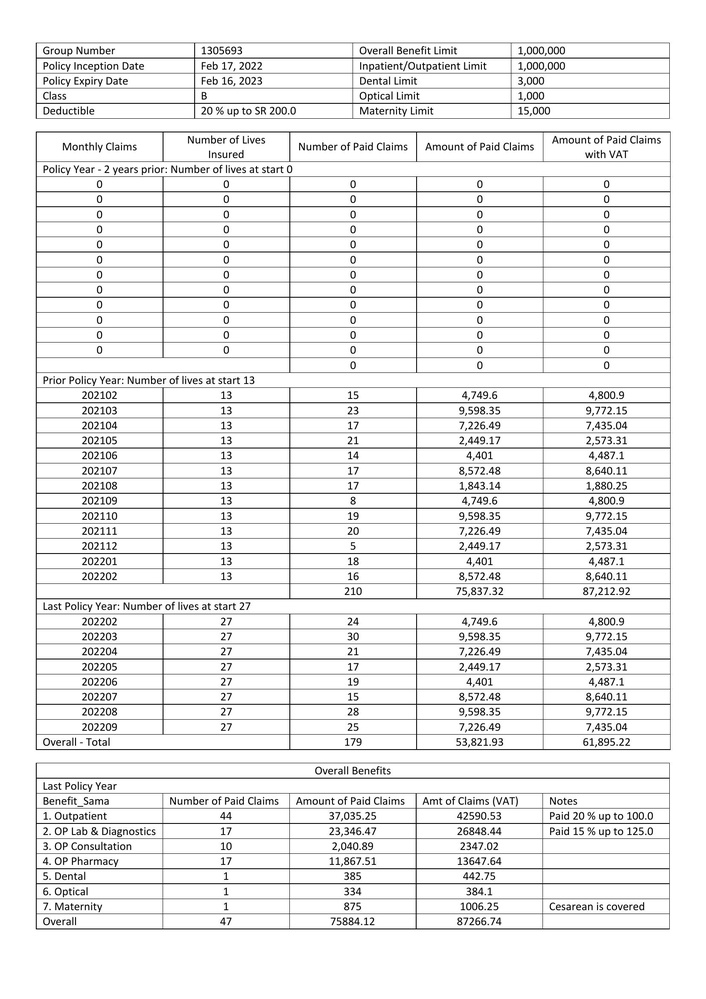
#> input picture page0.jpg, 706 x 999 px, shrunk from 1654 x 2339 before the run
$ python -i TableLinesRemover.py   (imports and definitions only)
#> lines starting #> are read from the running program, lines starting #| are printed output that depends on the picture; after the words box and inside, x2 and y2 are one past the last pixel; in counts of white or black regions, pixels touching at a corner belong together
#> further down, picture is the input picture: shape (999, 706, 3); min 0, max 255, mean 237.4
import cv2
import numpy as np

class TableLinesRemover:

    def __init__(self, image):
        self.image = image

    def execute(self):
        self.grayscale_image()
        self.store_process_image("0_grayscaled.jpg", self.grey)
        self.threshold_image()
        self.store_process_image("1_thresholded.jpg", self.thresholded_image)
        self.invert_image()
        self.store_process_image("2_inverted.jpg", self.inverted_image)
        self.erode_vertical_lines()
        self.store_process_image("3_erode_vertical_lines.jpg", self.vertical_lines_eroded_image)
        self.erode_horizontal_lines()
        self.store_process_image("4_erode_horizontal_lines.jpg", self.horizontal_lines_eroded_image)
        self.combine_eroded_images()
        self.store_process_image("5_combined_eroded_images.jpg", self.combined_image)
        self.dilate_combined_image_to_make_lines_thicker()
        self.store_process_image("6_dilated_combined_image.jpg", self.combined_image_dilated)
        self.subtract_combined_and_dilated_image_from_original_image()
        self.store_process_image("7_image_without_lines.jpg", self.image_without_lines)
        self.remove_noise_with_erode_and_dilate()
        self.store_process_image("8_image_without_lines_noise_removed.jpg", self.image_without_lines_noise_removed)
        return self.image_without_lines_noise_removed
        # return self.image_without_lines

    def grayscale_image(self):
        self.grey = cv2.cvtColor(self.image, cv2.COLOR_BGR2GRAY)

    def threshold_image(self):
        self.thresholded_image = cv2.threshold(self.grey, 150, 255, cv2.THRESH_BINARY)[1]
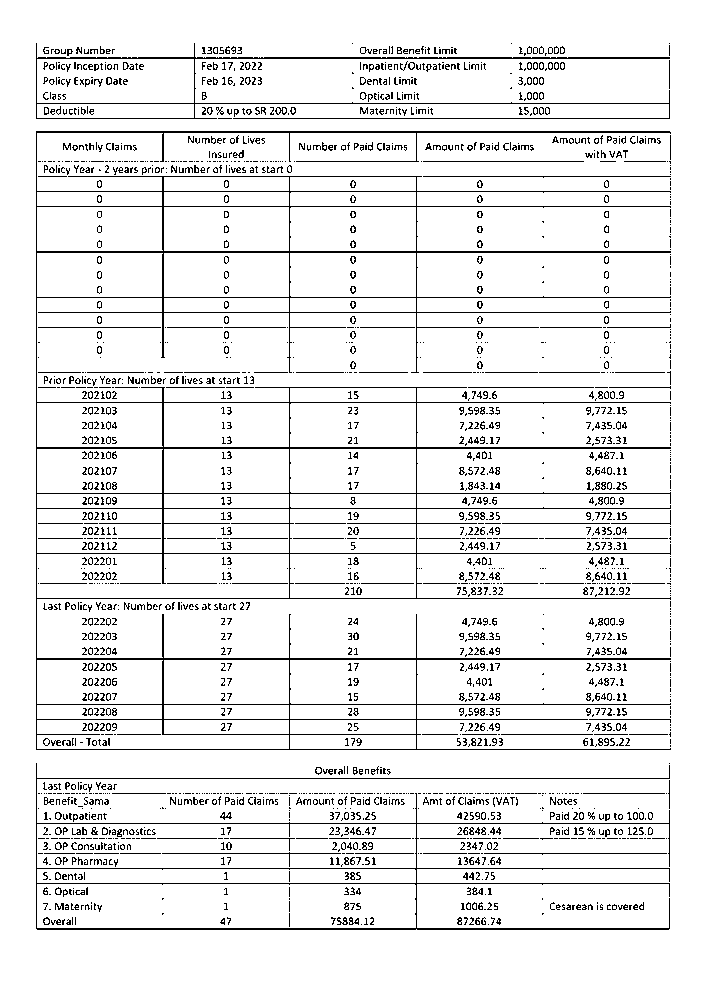
#> self.thresholded_image: shape (999, 706); 92.5% white; black in thin lines or dots, all inside (x1, y1, x2, y2) = (36, 43, 671, 930)

    def invert_image(self):
        self.inverted_image = cv2.bitwise_not(self.thresholded_image)

    def erode_vertical_lines(self):
        hor = np.array([[1,1,1,1,1,1,1]])
        self.vertical_lines_eroded_image = cv2.erode(self.inverted_image, hor, iterations=10)
#> self.vertical_lines_eroded_image: shape (999, 706); 2.6% white in thin lines or dots, all inside (x1, y1, x2, y2) = (66, 57, 641, 930)
        self.vertical_lines_eroded_image = cv2.dilate(self.vertical_lines_eroded_image, hor, iterations=10)
#> self.vertical_lines_eroded_image: shape (999, 706); 3.1% white in thin lines or dots, all inside (x1, y1, x2, y2) = (36, 57, 671, 930)

    def erode_horizontal_lines(self):
        ver = np.array([[1],
               [1],
               [1],
               [1],
               [1],
               [1],
               [1]])
        self.horizontal_lines_eroded_image = cv2.erode(self.inverted_image, ver, iterations=10)
#> self.horizontal_lines_eroded_image: shape (999, 706); 0.28% white in thin lines or dots, all inside (x1, y1, x2, y2) = (36, 73, 417, 899)
        self.horizontal_lines_eroded_image = cv2.dilate(self.horizontal_lines_eroded_image, ver, iterations=10)
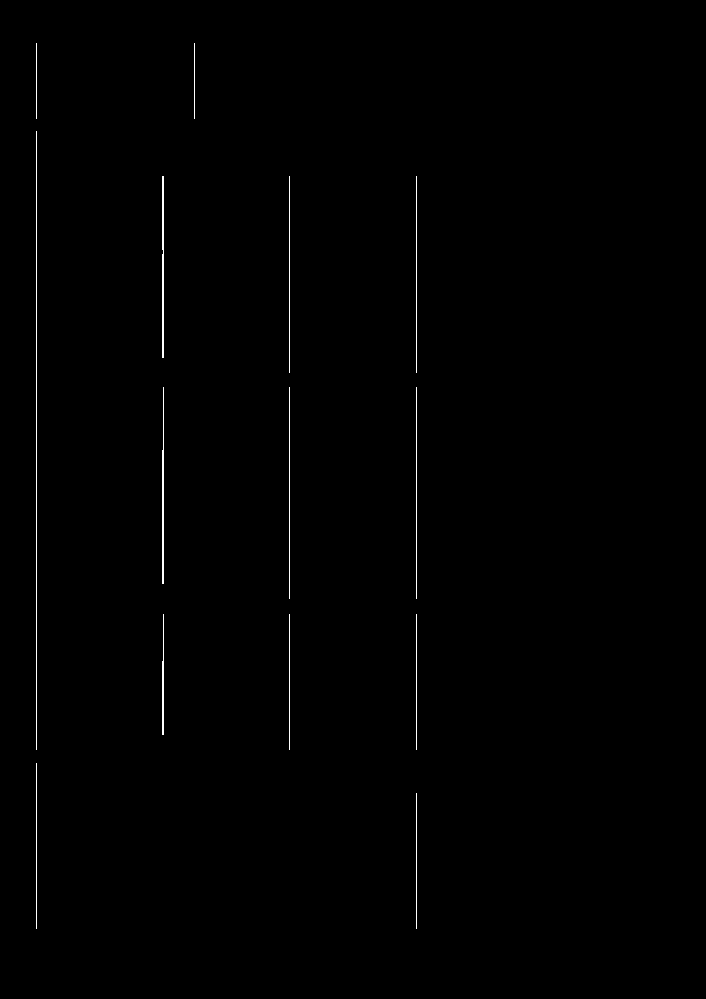
#> self.horizontal_lines_eroded_image: shape (999, 706); 0.43% white in thin lines or dots, all inside (x1, y1, x2, y2) = (36, 43, 417, 929)

    def combine_eroded_images(self):
        self.combined_image = cv2.add(self.vertical_lines_eroded_image, self.horizontal_lines_eroded_image)
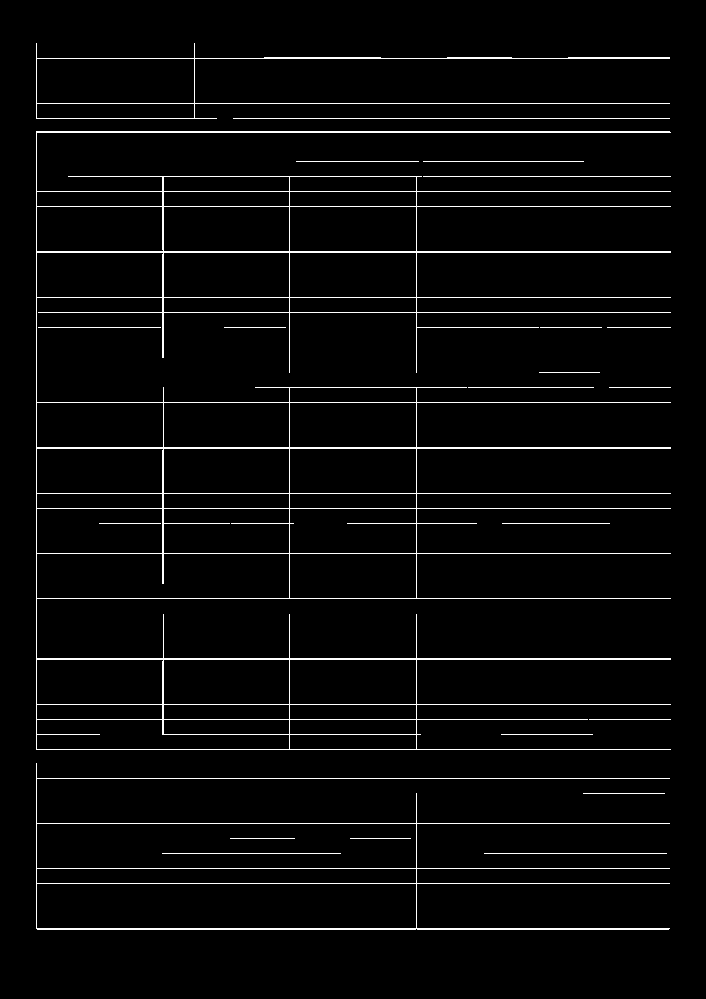
#> self.combined_image: shape (999, 706); 3.5% white in thin lines or dots, all inside (x1, y1, x2, y2) = (36, 43, 671, 930)

    def dilate_combined_image_to_make_lines_thicker(self):
        kernel = cv2.getStructuringElement(cv2.MORPH_RECT, (2, 2))
        self.combined_image_dilated = cv2.dilate(self.combined_image, kernel, iterations=5)
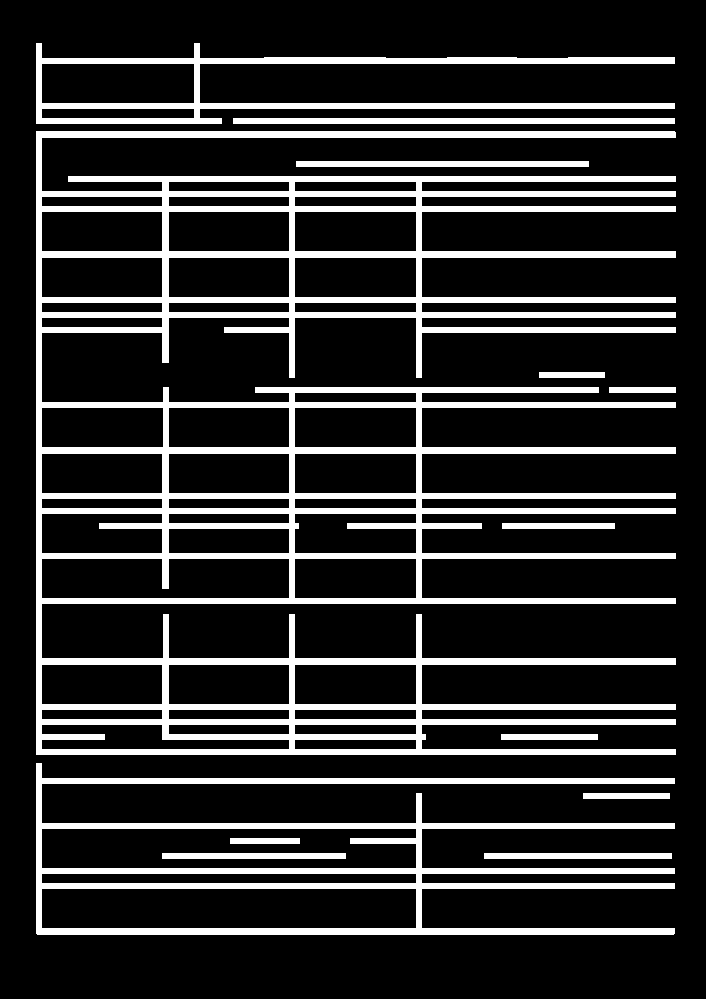
#> self.combined_image_dilated: shape (999, 706); 18.3% white; 13 white regions, largest, box (x1, y1, x2, y2) and area: (36, 131, 676, 755) 87591, (36, 763, 675, 935) 21751, (36, 43, 675, 124) 9839

    def subtract_combined_and_dilated_image_from_original_image(self):
        self.image_without_lines = cv2.subtract(self.inverted_image, self.combined_image_dilated)
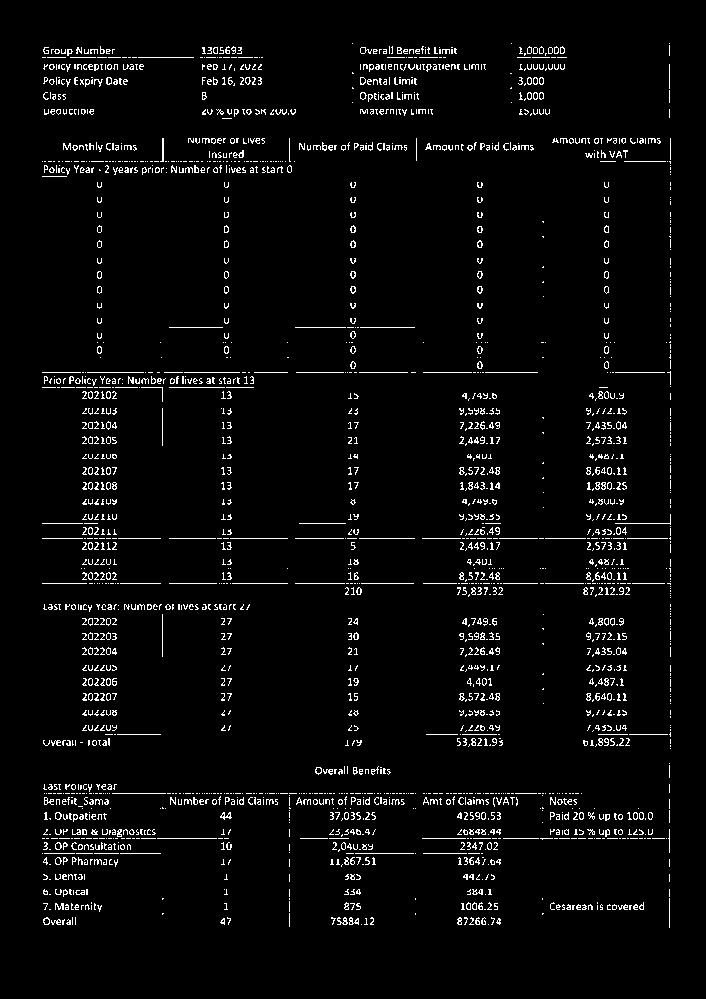
#> self.image_without_lines: shape (999, 706); 3.7% white in thin lines or dots, all inside (x1, y1, x2, y2) = (42, 43, 671, 928)

    def remove_noise_with_erode_and_dilate(self):
        kernel = cv2.getStructuringElement(cv2.MORPH_RECT, (2, 2))
        self.image_without_lines_noise_removed = cv2.erode(self.image_without_lines, kernel, iterations=1)
#> self.image_without_lines_noise_removed: shape (999, 706); 0.26% white in thin lines or dots, all inside (x1, y1, x2, y2) = (44, 48, 661, 925)
        self.image_without_lines_noise_removed = cv2.dilate(self.image_without_lines_noise_removed, kernel, iterations=1)
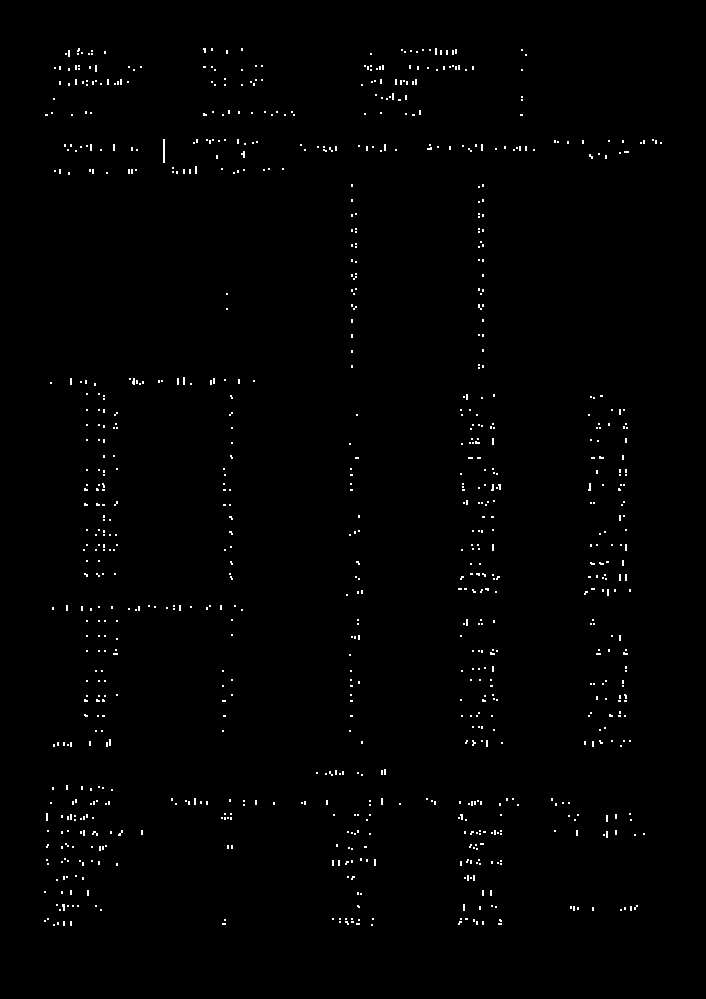
#> self.image_without_lines_noise_removed: shape (999, 706); 0.8% white in thin lines or dots, all inside (x1, y1, x2, y2) = (44, 48, 662, 926)

    def store_process_image(self, file_name, image):
        path = "./process_images/table_lines_remover/" + file_name
        cv2.imwrite(path, image)

>>> import cv2
>>> picture = cv2.imread('page0.jpg')
>>> result = TableLinesRemover(picture).execute()
